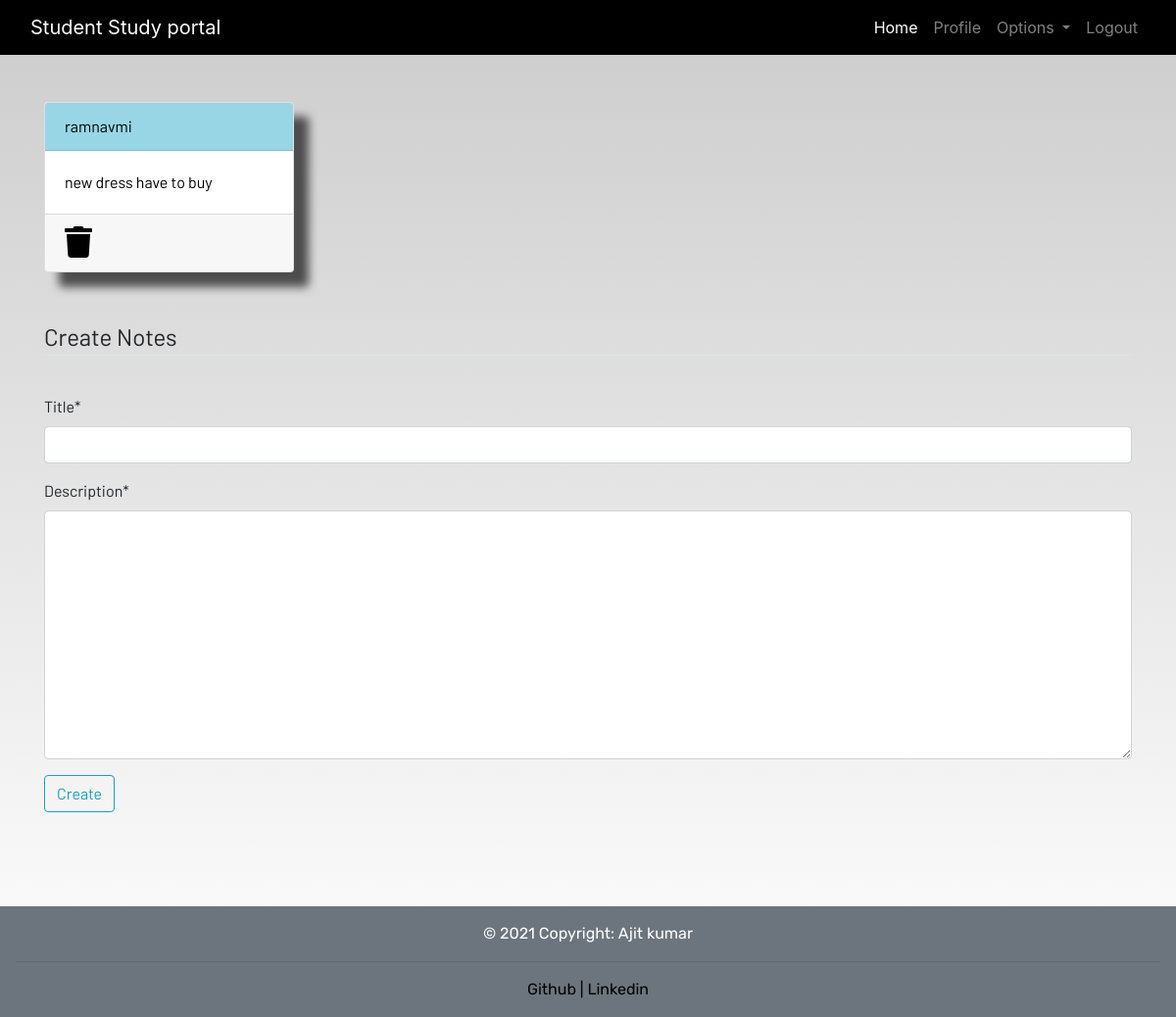
Before: /notes (signed in) with the older database file.
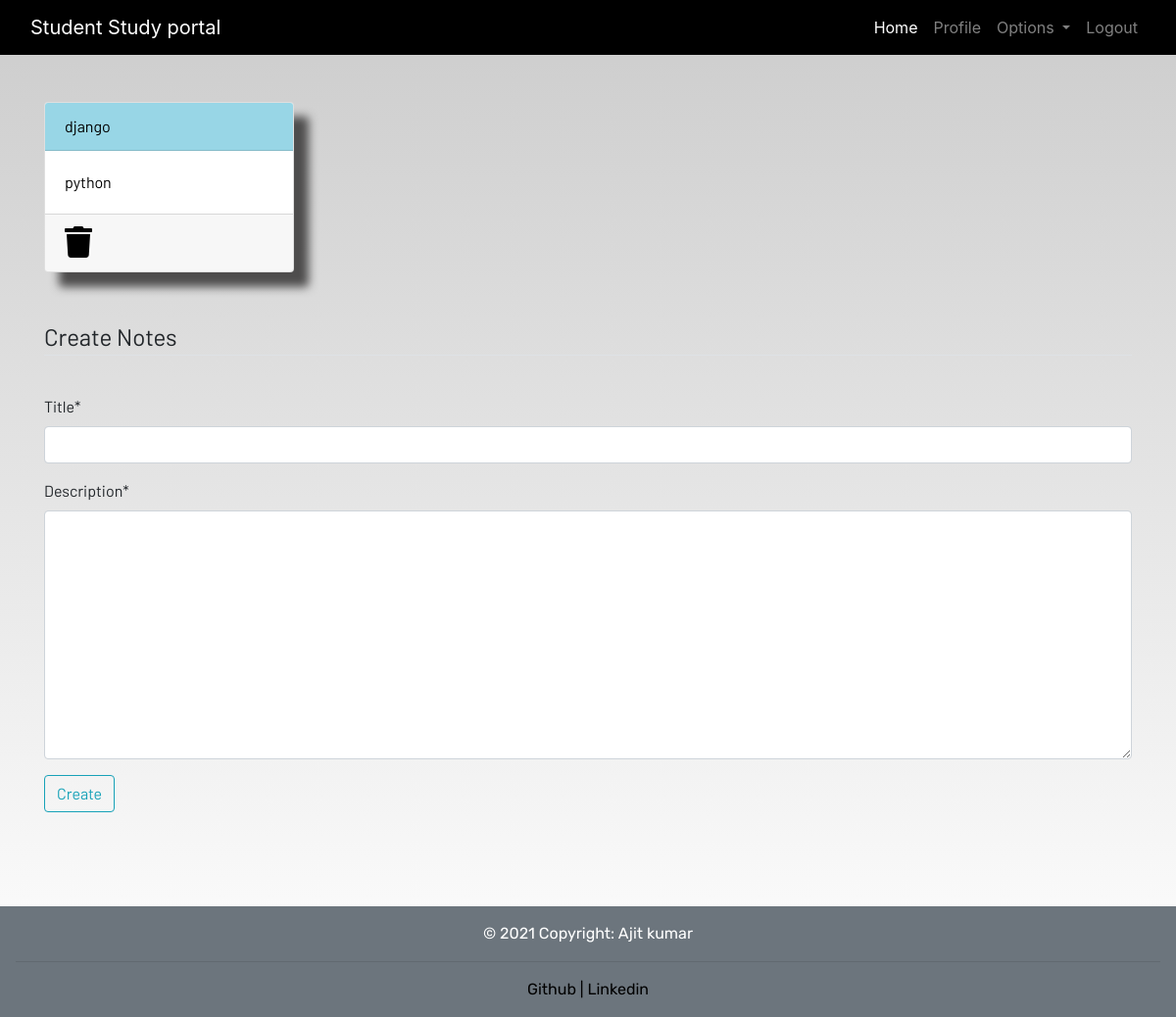
After: the same page with the newer database file.
### dashboard/models.py (models this page shows, shortened)
class Notes(models.Model):
    user = models.ForeignKey(User, on_delete=models.CASCADE)
    title = models.CharField(max_length=200)
    description = models.TextField()
    class Meta:
        verbose_name = "Notes"
        verbose_name_plural = "Notes"

### dashboard/views.py (the view)
# urls.py: path('notes',views.notes, name = "notes"),
@login_required
def notes(request):
    if request.method == "POST":
        form = NotesForm(request.POST)
        if  form.is_valid():
            notes = Notes(user= request.user,title = request.POST['title'], description = request.POST['description'])
            notes.save()
        messages.success(request,f"Notes Added from {request.user.username} Successfully")
    else:
        form = NotesForm()
    notes = Notes.objects.filter(user=request.user)
    return render(request, 'dashboard/note.html', {'notes': notes,'form':form})

### dashboard/forms.py
class NotesForm(forms.ModelForm):
    class Meta:
        model = Notes
        fields = ['title','description']

### dashboard/templates/dashboard/note.html (shortened to what this page needs)
{% extends 'dashboard/base.html' %}
{% load static %}
{% load crispy_forms_tags %}
{% block content %}
<div class="container">
    <div class="row">
 {% for  note in notes %}
    <div class="col-md-3">
        <a href="{% url 'notes-detail' note.id  %}">
                <div class="card">
                    <div class="card-header">{{note.title}}</div>
                    <div class="card-body">{{note.description|slice:"0:100"}}</div>
                    <div class="card-footer mt-auto "><a href="{% url 'delete-notes' note.id %}">
                        <i class="fa fa-trash fa-2x"></i></a>
                    </div>
                </div>
            </a>
        </div>
{% endfor %}
        <br><br>
    </div>
</div>
<br><br>
<div class="container">
    <form method="POST">
        <fieldset class="form-group">
            <legend class="border-bottom mb-4">Create Notes</legend>
        </fieldset>
        {{form|crispy}}
        <div class="form-group">
            <button href="" class="btn btn-outline-info" type="submit">
                Create
            </button>
        </div>
    </form>
</div>
{% endblock content %}

Changed rows visible on the page:
removed Notes: title "ramnavmi", description "new dress have to buy"
added Notes: title "django", description "python"
